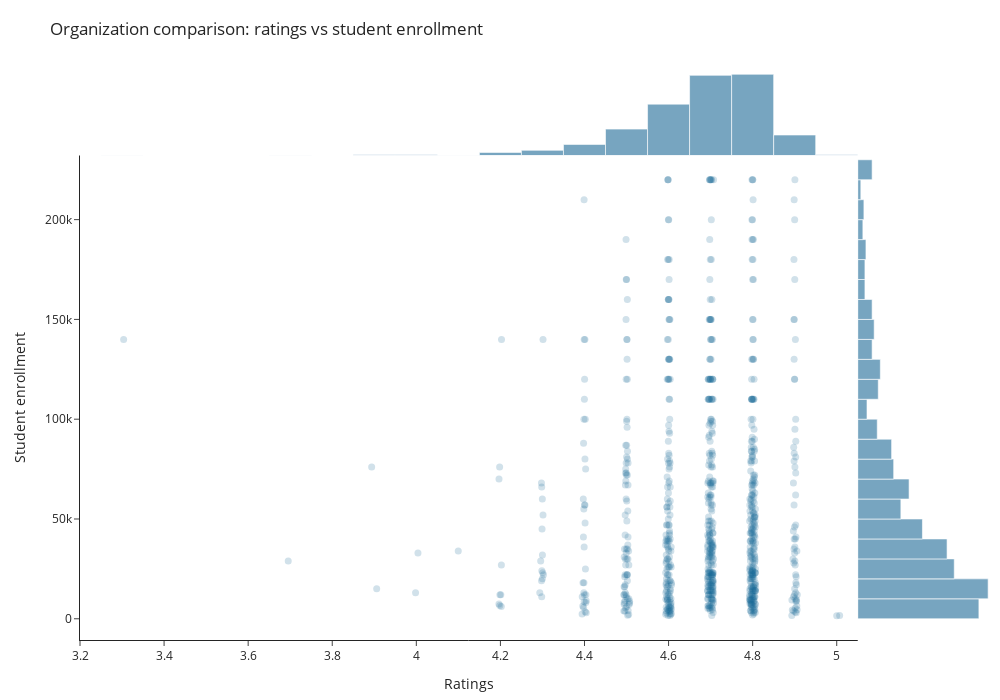

Notebook code for this chart:
### Markdown cell above
In outliers data set, organizations do not have that many products in Coursera. However, average enrolment is way higher. From around 60,000 in regular data set to above 300,000 in outliers. 

There are around 5 times less organizations in outliers dataset (31). Average number of offers on Coursera varies quite a lot here, from around 200,000 to 1,000,000.  

However, from chart it's visible that top 5 are actually all universities. Also, if we look at highest enrolment averages, they are from universities as well. After quick google search, we can see that these ones are one of the top ranking ones. For example, Yale is #5 in [national rankings](https://www.usnews.com/best-colleges/yale-university-1426/overall-rankings). 

Also, correlation here is a little bit higher (0.44), closer to moderate positive one. This suggests a stronger relationship between the number of offerings and average student enrollment compared to the regular dataset. Potential reasons for this could be reputation of institutions and products they chosen to offer. Also, smaller sample size made from highly effective offerings has an affect as well. 

#### How do ratings correlate with the number of students enrolled?

To explore this research question, the following steps were taken:

1. **Scatter Plot Analysis.** Generated a scatter plot with marginal histograms to visualize the relationship between the ratings and student enrollment.
2. **Pearson Correlation.** Computed the Pearson correlation coefficient to assess the strength of the relationship between ratings and student enrollment.

**Main dataset analysis**

### Code cell
fig = px.strip(
    df_cleaned, 
    x="course_rating", 
    y="course_students_enrolled", 
    template="simple_white",
    title="Organization comparison: ratings vs student enrollment",
    custom_data=[
        "course_title", 
        "course_organization"
    ],
    stripmode="group",  
    width=1000,
    height=700,
    labels={
        "course_rating": "Ratings",
        "course_students_enrolled": "Student enrollment"
    }
)

fig.update_layout(
    hoverlabel=dict(
        bgcolor="white",
        bordercolor = "white",
        font=dict(color="#494a5e")
    ),
    margin=dict(
        r = 5, 
        t = 70, 
        b = 60)
)

fig.update_traces(
    marker=dict(
        size=7, 
        opacity=0.2,
        color = "#1D6996"
    ),
    hovertemplate = "Title: <b>%{customdata[0]}</b><br>" +
                    "Organization: %{customdata[1]}<br>" +
                    "Students enrolment: %{y:,.0f}<br>" +
                    "Rating: %{x}" 
)

fig.add_trace(go.Histogram(
    y = df_cleaned["course_students_enrolled"],
    xaxis = "x2",
    marker = dict(color="#1D6996"),
    showlegend=False,
    opacity=0.6,
    hovertemplate =("Students Enrolled: %{y:,.0f}<br>" +
                    "Count: %{x}<br>"
    ),
    name=""
))


fig.add_trace(go.Histogram(
    x = df_cleaned["course_rating"],
    yaxis = "y2",
    marker = dict(color = "#1D6996"),
    showlegend=False,
    opacity=0.6,
    hovertemplate =("Rating: %{x}<br>" +
                    "Count: %{y}<br>" 
    ),
    name=""
))

fig.update_layout(
    xaxis = dict(
        domain = [0,0.85],
        range=[3.2,5.05]
    ),
    yaxis = dict(
        domain = [0,0.85]
    ),
    xaxis2 = dict(
        domain = [0.85,1],
        showticklabels=False,
        visible=False
    ),
    yaxis2 = dict(
        domain = [0.85,1],
        showticklabels=False,
        visible=False
    )
)

fig.show()

### Figure 1 — Plotly figure (JSON) as saved in the notebook; plotly's stock layout.template omitted (floating-point values rounded to 4 significant figures; data arrays with more than 128 entries replaced by an {"elided": "..."} marker saying what was removed)
{"data": [{"alignmentgroup": "True", "boxpoints": "all", "customdata": {"elided": "813x2 str values"}, "fillcolor": "rgba(255,255,255,0)", "hoveron": "points", "hovertemplate": "Title: <b>%{customdata[0]}</b><br>Organization: %{customdata[1]}<br>Students enrolment: %{y:,.0f}<br>Rating: %{x}", "legendgroup": "", "line": {"color": "rgba(255,255,255,0)"}, "marker": {"color": "#1D6996", "opacity": 0.2, "size": 7}, "name": "", "offsetgroup": "", "orientation": "v", "pointpos": 0, "showlegend": false, "type": "box", "x": {"elided": "813 float values"}, "x0": " ", "xaxis": "x", "y": {"elided": "813 int values"}, "y0": " ", "yaxis": "y"}, {"hovertemplate": "Students Enrolled: %{y:,.0f}<br>Count: %{x}<br>", "marker": {"color": "#1D6996"}, "name": "", "opacity": 0.6, "showlegend": false, "type": "histogram", "xaxis": "x2", "y": {"elided": "813 int values"}}, {"hovertemplate": "Rating: %{x}<br>Count: %{y}<br>", "marker": {"color": "#1D6996"}, "name": "", "opacity": 0.6, "showlegend": false, "type": "histogram", "x": {"elided": "813 float values"}, "yaxis": "y2"}], "layout": {"boxmode": "group", "height": 700, "hoverlabel": {"bgcolor": "white", "bordercolor": "white", "font": {"color": "#494a5e"}}, "legend": {"tracegroupgap": 0}, "margin": {"b": 60, "r": 5, "t": 70}, "title": {"text": "Organization comparison: ratings vs student enrollment"}, "width": 1000, "xaxis": {"anchor": "y", "domain": [0, 0.85], "range": [3.2, 5.05], "title": {"text": "Ratings"}}, "xaxis2": {"domain": [0.85, 1], "showticklabels": false, "visible": false}, "yaxis": {"anchor": "x", "domain": [0, 0.85], "title": {"text": "Student enrollment"}}, "yaxis2": {"domain": [0.85, 1], "showticklabels": false, "visible": false}}}
